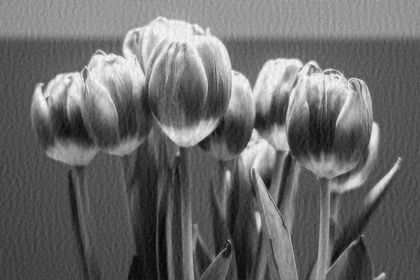
%> input picture A1.png, 420 x 280 px, shrunk from 727 x 485 before the run
$ octave --eval "p1a1;"   (GNU Octave 9; MATLAB toolbox functions it lacks are replaced by stand-ins)
%> lines starting %> are read from the running program, lines starting %| are printed output that depends on the picture
### butterworth.m
function filter = butterworth(row,col,R )

filter = zeros(row,col); %filter matrix
 for i=1:row
     for j = 1:col

            filter(i,j)= 1/(1+(((i-row/2)^2+(j-col/2)^2)*(1/R^2))); %Butterworth equation
     end
 end


end

### p1a1.m
function p1a1()

I=imread('A1.png');
%> I is the input picture: size 280x420 uint8; min 1, max 252, mean 106.2
A = fft2(double(I)); %Fourier Transform of The Image
A1=fftshift(A); % Shifted FT to center

[M,N]=size(A); % image size
%> M = 280; N = 420
R=25; % filter size parameter

Lo= butterworth(M,N,R); %Butterworth Low Pass Filter with Radius R
%> after the loop in butterworth, `for i=1:row`:
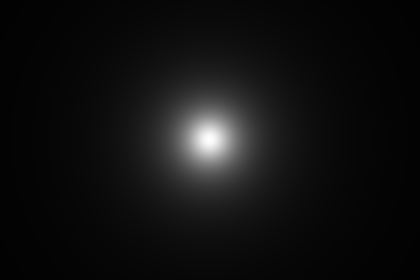
%> filter: size 280x420 double; min 0.00972, max 1, mean 0.0674
%imshow(log(1+A1),[]);
J=A1.*Lo; % F(u,v)*H(u,v)
imshow(log(1+J),[]);
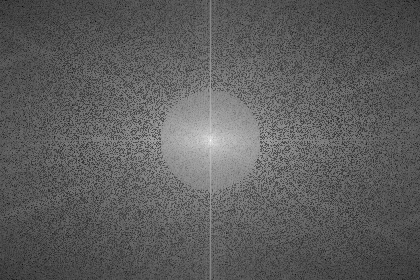
%> displayed picture: size 280x420, on the screen's scale of 0 to 255; min 0, max 255, mean 93.5
J1=ifftshift(J); % Inverse shift of  FT to uncenter
B1=ifft2(J1);  %Inverse Fourier Transform of The Image
imwrite(uint8(real(B1)),'A1_denoised.png');
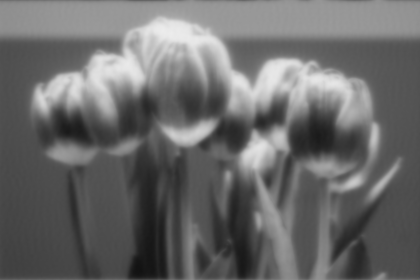
%> saved as A1_denoised.png: size 280x420 uint8; min 18, max 236, mean 105.9


end
